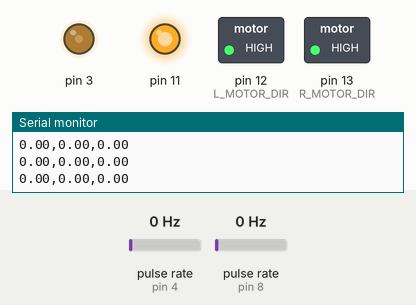
Bench run of a sketch on a simulated Arduino Uno, built with avr-gcc and run on an emulated ATmega328P. Shown: switched loads named in the sketch (green lamp = pin HIGH), output pins drawn as LEDs (lit = HIGH), the last lines printed to the serial monitor. Wiring (inferred from the names in the program): 2 × pulse sensor: data pin 4 / data pin 8. Dashed ring = blinking. The test bench sets the inputs (shaded band); at power-on: pulse rate (sensors on pin 8, pin 4) 0 Hz.

Above: at 1.2 s.
1.3 s: pulse rate (sensor on pin 8) set to 50 Hz
At 1.73 s:
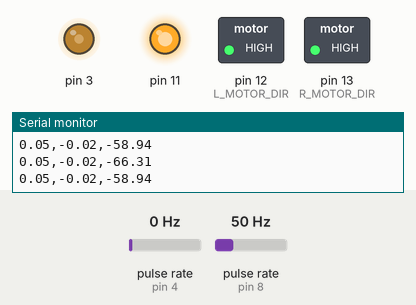
At 3.3 s:
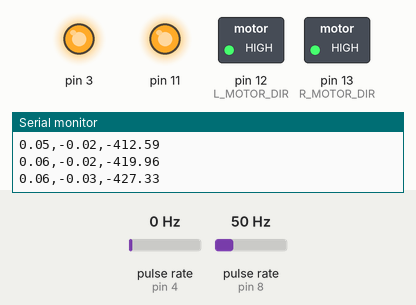
Timing chart, 0 to 4.8 s (numbered marks = the images above; inputs shaded):
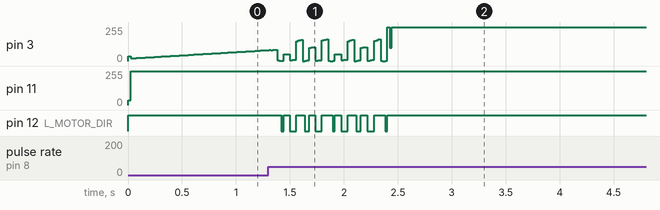

The sketch:

hedgehog-bot.ino
```cpp
#include "ADDRPinout.h"

#include <PinChangeInt.h>
#include "Motor.h"
#include "DiskEncoder.h"
#include "DifferentialDriver.h"
#include "Robot.h"
#include "ADDRSupervisor.h"

#define ENC_HIGH_DELAY 10

volatile long lastRiseTimeL = 0;
volatile long lastRiseTimeR = 0;

bool start = true;
bool atGoal = false;

ADDRSupervisor *supervisor = new ADDRSupervisor();

void updateLeftEncoderCountInterrupt()
{
	if(lastRiseTimeL + ENC_HIGH_DELAY < millis())
	{
		if(digitalRead(L_MOTOR_DIR) == HIGH)
			supervisor->incrementEncoderCount(0);
		else
			supervisor->decrementEncoderCount(0);
		lastRiseTimeL = millis();
	}
}

void updateRightEncoderCountInterrupt()
{
	if(lastRiseTimeR + ENC_HIGH_DELAY < millis())
	{

		if(digitalRead(R_MOTOR_DIR) == HIGH)
			supervisor->incrementEncoderCount(1);
		else
			supervisor->decrementEncoderCount(1);


		lastRiseTimeR = millis();
	}
}

void setup() {


	Serial.begin(9600);
	/*
		65mm diameter
		99.25mm base length
	*/

	Robot *robot = new Robot(130, 60);

	Motor *leftMotor =  new Motor(L_MOTOR_PWM, L_MOTOR_DIR);
	Motor *rightMotor = new Motor(R_MOTOR_PWM, R_MOTOR_DIR);
	//rightMotor->setBeta( 0.90 );

	robot->setMotors(leftMotor, rightMotor);

	UltraSonicSensor A = UltraSonicSensor(SONIC_0);
	UltraSonicSensor B = UltraSonicSensor(SONIC_1);
	UltraSonicSensor C = UltraSonicSensor(SONIC_2);
	UltraSonicSensor D = UltraSonicSensor(SONIC_3);
	UltraSonicSensor E = UltraSonicSensor(SONIC_4);
	UltraSonicSensor sensors[] = {A, B, C, D, E};

	robot->setDistanceSensors(sensors);


	DiskEncoder* leftEncoder =  new DiskEncoder(L_ENCODER, 16);
	DiskEncoder* rightEncoder = new DiskEncoder(R_ENCODER, 16);
	PCintPort::attachInterrupt(L_ENCODER, &updateLeftEncoderCountInterrupt, RISING);
	PCintPort::attachInterrupt(R_ENCODER, &updateRightEncoderCountInterrupt, RISING);

	robot->setDiskEncoders(leftEncoder, rightEncoder);

	Serial.println("Starting ADDR-1");

	DifferentialDriver *driver = new DifferentialDriver(0.0325, 0.09925);
	robot->setDifferentialDriver(driver);

	supervisor->setRobot(robot);

}

void loop() {


	if(Serial.available() > 0)
	{
		char input = Serial.read();
		if(input == 'g') start = true;
	}

	if(start && !atGoal)
	{
		atGoal = supervisor->updateBehavior();
	}

}
```

ADDRPinout.h
```cpp
// Pinouts
#define R_MOTOR_PWM 11
#define R_MOTOR_DIR 13

#define L_MOTOR_PWM 3
#define L_MOTOR_DIR 12

#define SONIC_0		A0
#define SONIC_1		A1
#define SONIC_2		A2
#define SONIC_3		A3
#define SONIC_4		7

#define R_ENCODER 	4
#define L_ENCODER 	8
```

ADDRSupervisor.cpp
```cpp
#include "ADDRSupervisor.h"

ADDRSupervisor::ADDRSupervisor()
{
	this->v = 0.30;

	this->cur_w = 0;

	this->estimated_state.x = 0;
	this->estimated_state.y = 0;
	this->estimated_state.theta = 0;

	this->goal.x = 0.70;
	this->goal.y = 0.80;
	this->goal.theta = 0.00;


	this->d_stop = 0.05;

	this->d_at_obs = 0.10;
	this->d_unsafe = 0.05;

	this->prev_ticks_right = 0;
	this->prev_ticks_left = 0;

	this->goToGoal = new GoToGoal();


}

ADDRSupervisor::ADDRSupervisor(float v, float d_stop, float d_at_obs, float d_unsafe,
									 float init_x, float init_y, float init_theta,
									 float g_x, float g_y, float g_theta
									 )
{
	this->v = v;

	this->goal.x = g_x;
	this->goal.y = g_y;
	this->goal.theta = g_theta;

	this->d_stop = d_stop;

	this->d_at_obs = d_at_obs;
	this->d_unsafe = d_unsafe;

	this->estimated_state.x = init_x;
	this->estimated_state.y = init_y;
	this->estimated_state.theta = init_theta;

	prev_ticks_right = 0;
	prev_ticks_left = 0;

	goToGoal = new GoToGoal();
}

bool ADDRSupervisor::updateBehavior()
{

	if( atGoal() )
	{
		robot->stop();
		Serial.println("GOAL!");
		return true;
	}else{
		goToGoal->execute(estimated_state, goal, cur_w);


		uni_velocity vel;
		vel.v = v;
		vel.w = cur_w;
		robot->setVelocity(vel);

		this->updateOdometry();
	}

	return false;
}

bool ADDRSupervisor::atGoal()
{
	float dist_to_goal = sqrt(pow(estimated_state.x - goal.x, 2) + pow(estimated_state.y - goal.y, 2));

	/*
	Serial.print("Distance to goal: ");
	Serial.println(dist_to_goal);
	*/

	if(dist_to_goal < d_stop )
		return true;
	else
		return false;
}

void ADDRSupervisor::updateOdometry()
{
	long right_ticks = robot->getRightEncoderCount();
	long left_ticks = robot->getLeftEncoderCount();

	float R = robot->getWheelRadius();
	float L = robot->getWheelBaseLength();

	float m_per_tick = (2 * PI * R)/robot->getTicksPerRev();

	float d_right = (right_ticks - prev_ticks_right) * m_per_tick;
	float d_left  = (left_ticks - prev_ticks_left) * m_per_tick;

	float d_center = (d_right + d_left) / 2;

	float phi = (d_right - d_left) / L;

	float theta_new = estimated_state.theta + phi;
	float x_new = estimated_state.x + d_center * cos(estimated_state.theta);;
	float y_new = estimated_state.y + d_center * sin(estimated_state.theta);;

	estimated_state.x = x_new;
	estimated_state.y = y_new;
	estimated_state.theta = theta_new;


	prev_ticks_left = left_ticks;
	prev_ticks_right = right_ticks;

	/*
	Serial.print(right_ticks);
	Serial.print(",");
	Serial.println(left_ticks);
	Serial.print(",");
*/


	Serial.print(estimated_state.x);
	Serial.print(",");
	Serial.print(estimated_state.y);
	Serial.print(",");

	Serial.println(estimated_state.theta * 180/PI);

}


void ADDRSupervisor::setRobot(Robot *rob)
{
	Serial.println("Goal is at: ");
	Serial.print(goal.x);
	Serial.print(",");
	Serial.println(goal.y);
	Serial.println("-------------");

	robot = rob;
}

void ADDRSupervisor::incrementEncoderCount(int encoder)
{
	robot->incrementEncoderCount(encoder);
}

void ADDRSupervisor::decrementEncoderCount(int encoder)
{
	robot->decrementEncoderCount(encoder);
}
```

ADDRSupervisor.h
```cpp
#ifndef ADDR_SUPERVISOR
#define ADDR_SUPERVISOR

#include "ADDRTypes.h"
#include "Robot.h"
#include "GoToGoal.h"

class ADDRSupervisor
{
public:
	ADDRSupervisor();
	ADDRSupervisor(float v, float d_stop, float d_at_obs, float d_unsafe,
					  float init_x, float init_y, float init_theta,
					  float g_x, float g_y, float g_theta);

	void setRobot(Robot* rob);
	void setDifferentialDriver(DifferentialDriver* driver);

	void incrementEncoderCount(int encoder);
	void decrementEncoderCount(int encoder);

	bool updateBehavior();

private:

	void updateOdometry();
	bool atGoal();


	Robot* robot;
	long prev_ticks_right;
	long prev_ticks_left;

	float v;
	float cur_w;

	float d_stop;
	float d_at_obs;
	float d_unsafe;

	state_t goal;

	state_t estimated_state;


	GoToGoal* goToGoal;
};

#endif
```

ADDRTypes.h
```cpp
#ifndef ADDRTYPES_H
#define ADDRTYPES_H

struct state_t {
	float x;
	float y;
	float theta;
};

struct diff_velocity
{
	float left;
	float right;
};

struct uni_velocity
{
	float v;
	float w;
};

enum wheel_direction {FORWARD, BACKWARD};

#endif
```

DiskEncoder.cpp
```cpp
#include "DiskEncoder.h"
#include <arduino.h>


DiskEncoder::DiskEncoder(int pin, int ticks_per_rev)
{
	encoderCount = 0;
	encoderPin = pin;
	pinMode(encoderPin, INPUT);
	digitalWrite(encoderPin, HIGH);
	this->ticks_per_rev = ticks_per_rev;


	lastCount = 0;
	lastTime = 0;
	velocity = 0;
}

long DiskEncoder::getEncoderCount()
{
	return encoderCount;
}

void DiskEncoder::incrementEncoderCount()
{
	encoderCount++;
	this->updateVelocity();
}

void DiskEncoder::decrementEncoderCount()
{
	encoderCount--;
	this->updateVelocity();
}

int DiskEncoder::getEncoderPin()
{
	return encoderPin;
}

int DiskEncoder::getTicksPerRev()
{
	return ticks_per_rev;
}

void DiskEncoder::updateVelocity()
{
	long now = millis();
	long timeChange = (now - lastTime);
	long count = encoderCount - lastCount;

	/*
	Serial.print(encoderCount);
	Serial.print(",");
	Serial.println(lastCount);
	*/
	if(timeChange > 50)
	{
		velocity = (float)count/timeChange * 1000 * (2 * PI) / ticks_per_rev;

		/*
		Serial.print(velocity);
		Serial.print(",");
		Serial.println(timeChange / 1000.0);
		*/
		lastTime = now;
		lastCount = encoderCount;
	}
}

float DiskEncoder::getVelocity()
{
	return velocity;
}
```

DiskEncoder.h
```cpp
#ifndef DISKENCODER_H
#define DISKENCODER_H

class DiskEncoder
{
public:
	DiskEncoder(int pin, int ticks_per_rev);
	void initialize();
	long getEncoderCount();
	int getEncoderPin();
	void incrementEncoderCount();
	void decrementEncoderCount();

	int getTicksPerRev();

	float getVelocity();


private:
	void updateVelocity();

	long encoderCount;
	int encoderPin;

	int ticks_per_rev;

	long lastCount;
	long lastTime;
	float velocity;
};

#endif
```

GoToAngle.cpp
```cpp
#include "GoToAngle.h"

GoToAngle::GoToAngle()
{
	pid = new PIDController();
	pid->setTunings(1, 0, 0);
}

void GoToAngle::execute(state_t est, float theta_goal, float &w)
{
	pid->compute(est.theta, theta_goal, w);
}
```

GoToAngle.h
```cpp
#ifndef GOTOANGLE_H
#define GOTOANGLE_H
#include "ADDRTypes.h"
#include "PIDController.h"

class GoToAngle
{
public:
	GoToAngle();

	void execute(state_t est, float theta_goal, float &w );
private:
	PIDController* pid;
};


#endif
```

GoToGoal.cpp
```cpp
#include "GoToGoal.h"
#include <math.h>

GoToGoal::GoToGoal()
{
	pid = new PIDController();
	pid->setTiming(20);
	pid->setTunings(60.0, 0.01, 0.01);
}

void GoToGoal::execute(state_t est, state_t goal, float &w)
{
	float u_x = goal.x - est.x;
	float u_y = goal.y - est.y;
	float theta_d = atan2(u_y, u_x);

	pid->compute(est.theta, theta_d, w);
}
```

GoToGoal.h
```cpp
#ifndef GOTOGOAL_H
#define GOTOGOAL_H

#include "PIDController.h"
#include "ADDRTypes.h"

class GoToGoal
{
public:
	GoToGoal();
	void execute(state_t est, state_t goal, float &w);
private:
	PIDController* pid;
};

#endif
```

Motor.cpp
```cpp
#include "Motor.h"
#include <arduino.h>


Motor::Motor()
{
	beta = 1;
}

Motor::Motor(int pwm, int dir)
{
	this->pwm_pin = pwm;
	this->dir_pin = dir;

	pinMode(dir_pin, OUTPUT);
	setDirection(FORWARD);

	beta = 1;
}


void Motor::setSpeed(int speed)
{

	if(speed >= 0)
	{
		setDirection(FORWARD);
		analogWrite(pwm_pin, beta * speed);
	}else
	{
		setDirection(BACKWARD);
		analogWrite(pwm_pin, -1 * beta * speed);

	}

}
wheel_direction Motor::getWheelDirection()
{
	if(digitalRead(dir_pin) == HIGH)
		return FORWARD;
	else
		return BACKWARD;

}

void Motor::setDirection(wheel_direction dir)
{
	switch(dir)
	{
	case FORWARD:
		digitalWrite(dir_pin, HIGH);
		break;

	case BACKWARD:
		digitalWrite(dir_pin, LOW);
		break;
	};
}

void Motor::setBeta(float val)
{
	beta = val;
}

float Motor::getBeta()
{
	return beta;
}


void Motor::goForward()
{
	setDirection(FORWARD);
}

void Motor::goBackward()
{
	setDirection(BACKWARD);
}
```

Motor.h
```cpp
#ifndef MOTOR_H
#define MOTOR_H

#include "ADDRTypes.h"

class Motor
{
public:
	Motor();
	Motor(int pwm, int dir);

	void setSpeed(int speed);
	void setDirection(wheel_direction dir);
	void goForward();
	void goBackward();

	void setBeta(float val);
	float getBeta();

	wheel_direction getWheelDirection();

private:
	int speed;
	int pwm_pin;
	int dir_pin;

	float beta;

	float max_speed;
	float min_speed;

	wheel_direction direction;
};

#endif
```

PIDController.cpp
```cpp
 #include "PIDController.h"

#include <arduino.h>
#include <math.h>

PIDController::PIDController()
{
	Kp = 0;
	Ki = 0;
	Kd = 0;

	errSum = 0;
	prevErr = 0;

	dt = 200;

	isAngle = true;

	lastTime = millis();
}

void PIDController::compute(float state, float desired, float &output)
{

	long now = millis();
	long current_dt = now - lastTime;


	if( current_dt >= dt)
	{
		float error = desired - state;

		if(isAngle)
		{
			error = atan2(sin(error), cos(error));
		}
		/*
		Serial.print(state);
		Serial.print(",");
		Serial.print(desired);
		Serial.print(",");
		Serial.println(error);
	*/

		float e_P = error;

		float e_I = errSum + error * current_dt;

		float e_D = (error - prevErr)/current_dt;

		output = Kp * e_P + Ki * e_I + Kd * e_D;

		errSum = e_I;
		prevErr = error;
		lastTime = now;
	}
}

void PIDController::setTunings(float Kp, float Ki, float Kd)
{
	this->Kp = Kp;
	this->Ki = Ki;
	this->Kd = Kd;
}

void PIDController::setTiming(int time)
{
	this->dt = time;
}

void PIDController::setIsAngle(bool angle)
{
	this->isAngle = angle;
}
```

PIDController.h
```cpp
#ifndef PIDCONTROLLER_H
#define PIDCONTROLLER_H

class PIDController
{
public:
	PIDController();

	void compute(float state, float goal, float &output);
	void setTunings(float Kp, float Ki, float Kd);
	void setTiming(int time);
	void setIsAngle(bool angle);

private:
	float Kp;
	float Ki;
	float Kd;

	float errSum;
	float prevErr;

	long lastTime;
	int dt;

	bool isAngle;

};

#endif
```

Robot.cpp
```cpp
#include "Motor.h"
#include "Robot.h"


Robot::Robot(float rpm_max, float rpm_min )
{
	w_max = this->RPMToAngularVel(rpm_max);
	w_min = this->RPMToAngularVel(rpm_min);


	for(int i=0; i < 2; i++)
	{
		speedControllers[i] = new PIDController();
		speedControllers[i]->setTunings(4.0, 0.01, 0.01);
		speedControllers[i]->setTiming(0);
		speedControllers[i]->setIsAngle(false);
	}
}

void Robot::setMotors(Motor* left, Motor* right)
{
	motors[0] = left;
	motors[1] = right;
}

float Robot::RPMToAngularVel(float vel)
{
	return vel*2*PI/60;
}

void Robot::setDifferentialDriver(DifferentialDriver* driver)
{
	this->driver = driver;
}


diff_velocity Robot::velocityToPWM(diff_velocity vel)
{
	/*
	Serial.print(vel.left);
	Serial.print(",");
	Serial.println(vel.right);
	*/

	float leftTarget = vel.left;
	float rightTarget = vel.right;


	float leftSpeed  = encoders[0]->getVelocity();
	float rightSpeed = encoders[1]->getVelocity();


	speedControllers[0]->compute(leftSpeed,  leftTarget, leftSpeed);
	speedControllers[1]->compute(rightSpeed, rightTarget, rightSpeed);


	if(leftSpeed  > 255 )	leftSpeed = 255;
	if(rightSpeed > 255)	rightSpeed = 255;
	if(leftSpeed  < -255)	leftSpeed = 255;
	if(rightSpeed < -255) 	rightSpeed = 255;


	/*
	Serial.print(leftSpeed);
	Serial.print(",");
	Serial.println(rightSpeed);


	Serial.print(encoders[0]->getVelocity());
	Serial.print(",");
	Serial.println(encoders[1]->getVelocity());
	*/

	vel.left = leftSpeed;
	vel.right = rightSpeed;

	return vel;
}

void Robot::setVelocity(uni_velocity vel)
{


	diff_velocity diff_vel = this->ensure_w(vel);
	diff_vel = this->velocityToPWM(diff_vel);

/*
	Serial.print(diff_vel.left);
	Serial.print(",");
	Serial.println(diff_vel.right);
*/
	motors[0]->setSpeed(diff_vel.left);
	motors[1]->setSpeed(diff_vel.right);
}

void Robot::stop()
{
	motors[0]->setSpeed(0);
	motors[1]->setSpeed(0);
}

void Robot::setDistanceSensors(UltraSonicSensor* sensors)
{
	for(int i = 0; i < 5; i++)
	{
		distance[i] = sensors[i];
	}
}

UltraSonicSensor Robot::getSonicSensor(int sensor)
{
	return distance[sensor];
}

void Robot::setDiskEncoders(DiskEncoder* left, DiskEncoder* right)
{
	encoders[0] = left;
	encoders[1] = right;
}

void Robot::incrementEncoderCount(int encoder)
{
	encoders[encoder]->incrementEncoderCount();
}

void Robot::decrementEncoderCount(int encoder)
{
	encoders[encoder]->decrementEncoderCount();
}

int Robot::getLeftEncoderCount()
{
	return encoders[0]->getEncoderCount();
}

int Robot::getRightEncoderCount()
{
	return encoders[1]->getEncoderCount();
}

int Robot::getTicksPerRev()
{
	return encoders[0]->getTicksPerRev();
}

float Robot::getWheelRadius()
{
	return driver->getWheelRadius();
}

float Robot::getWheelBaseLength()
{
	return driver->getWheelBaseLength();
}


diff_velocity Robot::ensure_w(uni_velocity uniVel)
{
/*
	float R = driver->getWheelRadius();
	float L = driver->getWheelBaseLength();

	float v_lim = fmax(fmin(abs(uniVel.v), (R/2)*(2*w_max)), (R/2) * (2 * w_min));
    float w_lim = fmax(fmin(abs(uniVel.w), (R/L)*(w_max - w_min)), 0);

	diff_velocity vel = driver->uniToDiff(v_lim, w_lim);
*/

	diff_velocity vel = driver->uniToDiff(uniVel.v, uniVel.w);
	/*
	Serial.print(vel.left);
	Serial.print(",");
	Serial.println(vel.right);
	*/

	float left = vel.left;
	float right = vel.right;
	if(abs(uniVel.v) > 0)
	{
		float vel_rl_max = fmax(abs(vel.right), abs(vel.left));
		float vel_rl_min = fmin(abs(vel.right), abs(vel.left));

		if(vel_rl_max > w_max)
		{
			right = abs(vel.right) - (vel_rl_max - w_max);
			left  = abs(vel.left) -  (vel_rl_max - w_max);
		}else if(vel_rl_min < w_min)
		{
			right = abs(vel.right) + (w_min - vel_rl_min);
			left  = abs(vel.left)  + (w_min - vel_rl_min);
		}
	}
	else
	{
		if( abs(uniVel.w) > w_min )
		{
			uniVel.w = fmax( fmin( abs(uniVel.w), w_max), w_min);

			if(uniVel.w < 0)
				uniVel.w = -1 * uniVel.w;
		}
		else
		{
			uniVel.w = 0;
		}
	}

/*
	uni_velocity shift = driver->diffToUni(vel.right, vel.left);

	if(uniVel.v < 0)
		shift.v = -1 * shift.v;

	if(uniVel.w < 0)
		shift.w = -1 * shift.w;

	vel = driver->uniToDiff(shift.v, shift.w);
*/

	if( vel.right < 0 )
		vel.right = -1 * right;

	if( vel.left < 0)
		vel.left = -1 * left;

/*
	Serial.print("Ensure: ");
	Serial.print(vel.left);
	Serial.print(",");
	Serial.println(vel.right);
*/
	return vel;
}
```

Robot.h
```cpp
#ifndef _ROBOT_H
#define _ROBOT_H

#include "Motor.h"
#include "UltraSonicSensor.h"
#include "DiskEncoder.h"
#include "DifferentialDriver.h"
#include "PIDController.h"
#include <arduino.h>


class Robot
{
public:
	Robot(float max_rpm, float min_rpm );

	float getWheelRadius();
	float getWheelBaseLength();

	void setDistanceSensors(UltraSonicSensor* sensors);
	UltraSonicSensor getSonicSensor(int sensor);

	void setMotors(Motor* left, Motor* right);
	void setVelocity(uni_velocity vel);
	void setDifferentialDriver(DifferentialDriver* driver);
	void stop();

	void setDiskEncoders(DiskEncoder* left, DiskEncoder* right);
	void incrementEncoderCount(int encoder);
	void decrementEncoderCount(int encoder);

	int getLeftEncoderCount();
	int getRightEncoderCount();
	int getTicksPerRev();

private:
	UltraSonicSensor distance[5];
	Motor* motors[2];
	DifferentialDriver* driver;

	DiskEncoder* encoders[2];
	PIDController *speedControllers[2];


	float position[2];
	float velocity[2];

	float phi;
	float omega[2];

	float w_max;
	float w_min;


	float RPMToAngularVel(float vel);
	diff_velocity velocityToPWM(diff_velocity vel);
	diff_velocity ensure_w(uni_velocity vel);

};

#endif
```

UltraSonicSensor.cpp
```cpp
#include <arduino.h>
#include "UltraSonicSensor.h"

UltraSonicSensor::UltraSonicSensor()
{}

UltraSonicSensor::UltraSonicSensor(int pin)
{
	this->pin = pin;
}

float UltraSonicSensor::fireEcho()
{
	pinMode(pin, OUTPUT);
	digitalWrite(pin, HIGH);
	delay(10);
	digitalWrite(pin, LOW);

	pinMode(pin, INPUT);
	float time = pulseIn(pin, HIGH);

	// make sure pin is set to LOW for next time
	pinMode(pin, OUTPUT);
	digitalWrite(pin, LOW);

	return time;
}

float UltraSonicSensor::distance_cm()
{
	float time = fireEcho();
	return time / 58.0;
}

float UltraSonicSensor::distance_in()
{
	float time = fireEcho();
	return time / 148.0;
}
```

UltraSonicSensor.h
```cpp
#ifndef _ULTRASONICSENSOR_H
#define _ULTRASONICSENSOR_H

class UltraSonicSensor
{
	public:
		UltraSonicSensor();
		UltraSonicSensor(int pin);
		float fireEcho();
		float distance_cm();
		float distance_in();

	private:
		int pin;
};

#endif
```

Source omitted: DifferentialDriver.cpp (743 bytes), DifferentialDriver.h (371 bytes)

Measured:
- after the input at 1.3 s, pin 12 (L_MOTOR_DIR): alternates HIGH for 0.07 s and LOW for 0.04 s, 18 changes in all, then stays HIGH, starting after 0.12 s
